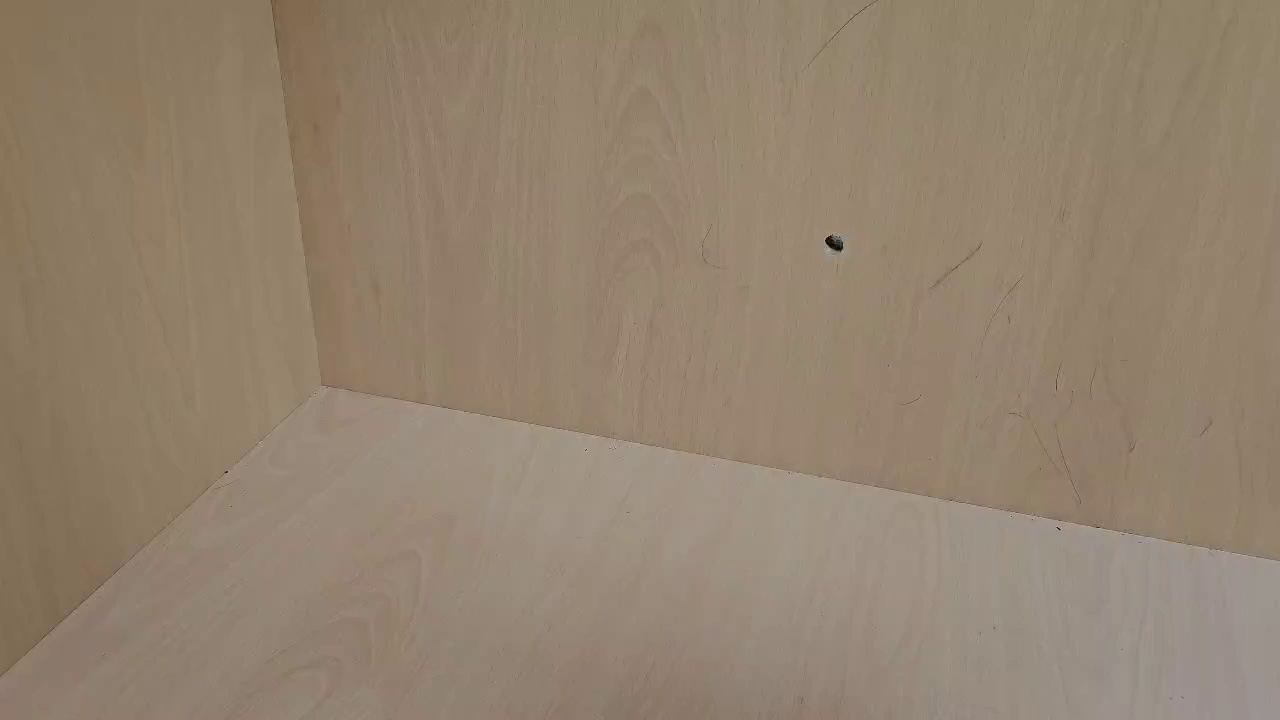
#> input picture 2d img xy to 3d world xyz Usage/img_folder/frame_img.jpg, 1280 x 720 px
$ jupyter execute '2d img coordinates to 3d world coordinates.ipynb'
#> lines starting #> are read from the running program, lines starting #| are printed output that depends on the picture
# 2d img (u, v) to 3d world (x, y, z)

#### Import Lib

[cell 1]
import cv2, json, copy
import numpy as np

#### Load Camera Parameters

[cell 2]
with open('./save_folder/camera_parameter_1103.json', 'r') as f:
#> (reads 2d img xy to 3d world xyz Usage/save_folder/camera_parameter_1103.json from the repository)
    camera_parameter = json.load(f)

Extrinsic_parameters = camera_parameter['Extrinsic parameters']
Intrinsic_parameters = camera_parameter['Intrinsic parameters']

translation_vector = Extrinsic_parameters['translation_vector']
rotation_matrix = Extrinsic_parameters['rotation_matrix']

Intrinsic_parameters    = np.mat(Intrinsic_parameters, np.float64)
translation_vector      = np.mat(translation_vector, np.double)
rotation_matrix         = rotation_matrix

#### 2d image (u, v) -> 3d world (x, y, z) matrix calculation

[cell 3]
def pixel_to_world(img_points):
    camera_intrinsics = Intrinsic_parameters
    r                 = rotation_matrix
    t                 = translation_vector

    K_inv = camera_intrinsics.I
    R_inv = np.asmatrix(r).I
    R_inv_T = np.dot(R_inv, np.asmatrix(t))
    world_points = []
    coords = np.zeros((3, 1), dtype=np.float64)
    for img_point in img_points:
        coords[0] = img_point[0]
        coords[1] = img_point[1]
        coords[2] = 1.0
        cam_point = np.dot(K_inv, coords)
        cam_R_inv = np.dot(R_inv, cam_point)
        scale = R_inv_T[2][0] / cam_R_inv[2][0]
        scale_world = np.multiply(scale, cam_R_inv)
        world_point = np.asmatrix(scale_world) - np.asmatrix(R_inv_T)
        pt = np.zeros((3, 1), dtype=np.float64)
        pt[0] = world_point[0]
        pt[1] = world_point[1]
        pt[2] = 0
        world_points.append(pt.T.tolist())

    return world_points

#### Test

[cell 4]
def mouse_callback(event, x, y, flags, param):
    cv2.imshow("image", image_origin)
    image = copy.deepcopy(image_origin)

    result = pixel_to_world(np.array(([[x, y]]), dtype=np.double))
    x_w = int(result[0][0][0])
    y_w = int(result[0][0][1])

    cv2.circle(image, (x, y), 6, (0, 0, 255), 3)
    cv2.putText(image, text='({}, {})'.format(x_w, y_w), org=(x, y-10),\
        fontFace=cv2.FONT_HERSHEY_SIMPLEX, fontScale=0.5, color=(0, 0, 0), thickness=2)
    cv2.imshow("image", image)

# 이미지 파일 읽기

image_origin = cv2.imread("./img_folder/frame_img.jpg")
#> image_origin is the input picture: shape (720, 1280, 3); mean B, G, R 110.6, 130.1, 147.1
image_origin = cv2.resize(image_origin, dsize = (640, 480), interpolation = cv2.INTER_AREA)
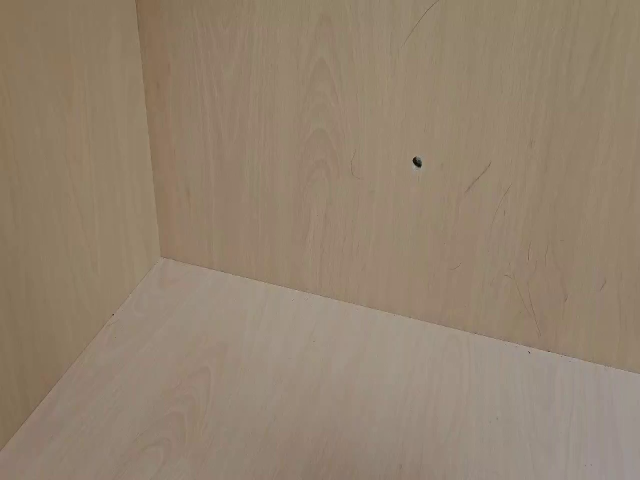
#> image_origin: shape (480, 640, 3); mean B, G, R 110.6, 130.1, 147.1
cv2.arrowedLine(image_origin, (167, 270), (283, 298), (0, 0, 0), thickness=2) # x축
cv2.arrowedLine(image_origin, (167, 270), (88, 368), (0, 0, 0), thickness=2) # y축
cv2.putText(image_origin, text='x-axis', org=(283+5, 298+5),\
        fontFace=cv2.FONT_HERSHEY_SIMPLEX, fontScale=1, color=(0, 0, 0), thickness=2)
cv2.putText(image_origin, text='y-axis', org=(88+5, 368+5),\
        fontFace=cv2.FONT_HERSHEY_SIMPLEX, fontScale=1, color=(0, 0, 0), thickness=2)
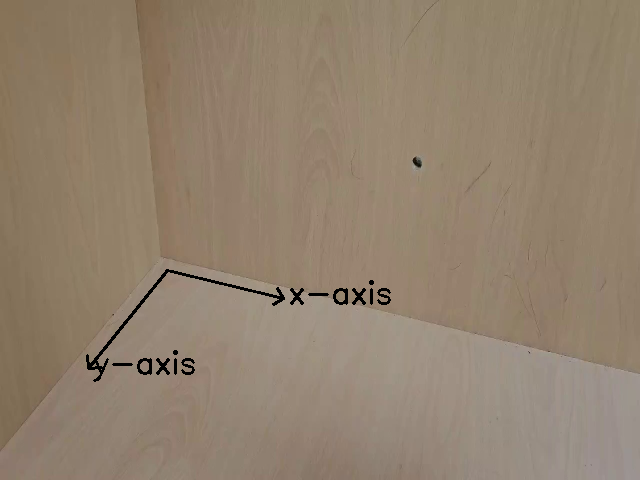
#> image_origin: shape (480, 640, 3); mean B, G, R 109.8, 129.2, 146

cv2.namedWindow("image")
cv2.setMouseCallback("image", mouse_callback)
cv2.waitKey(0)
cv2.destroyAllWindows()
